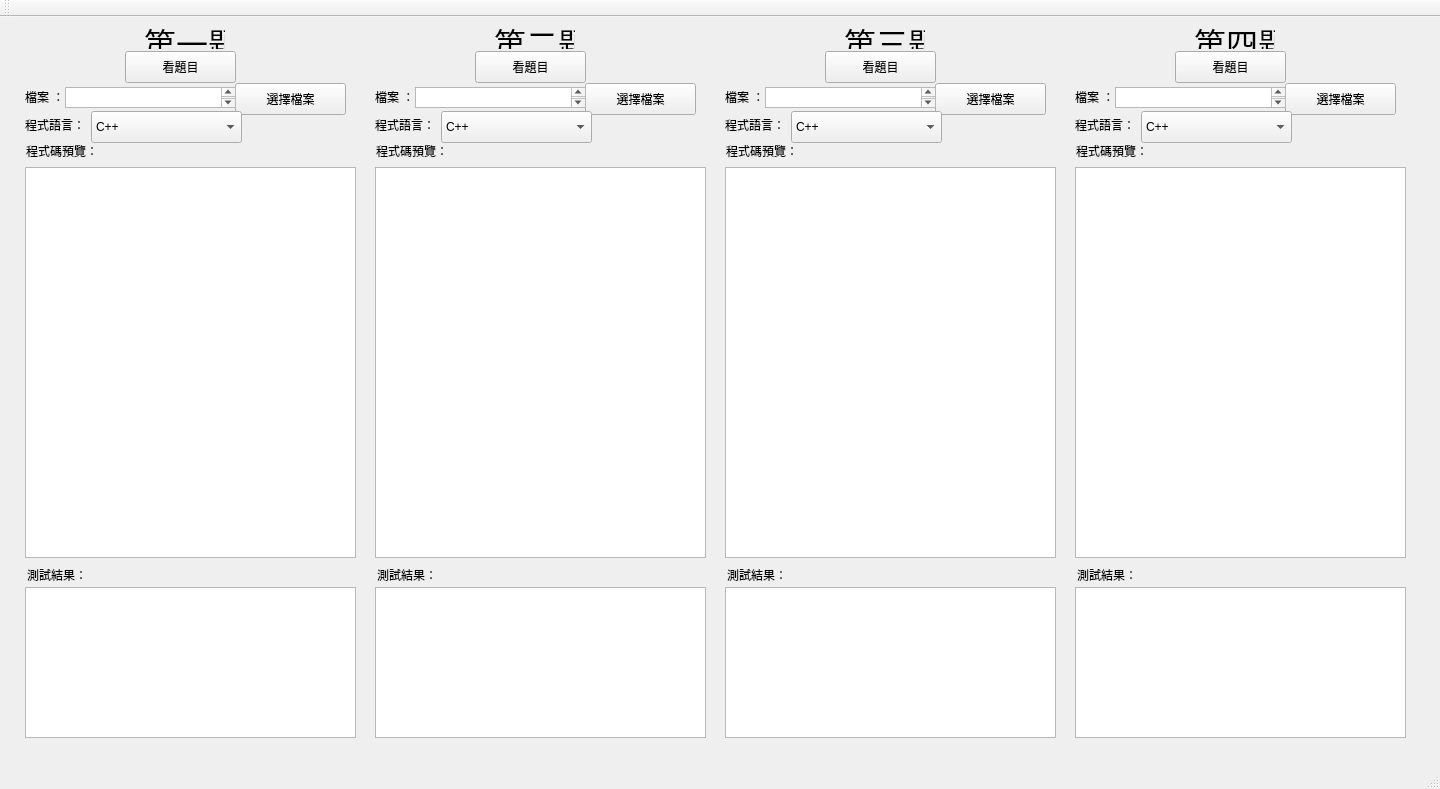
<?xml version="1.0" encoding="UTF-8"?>
<ui version="4.0">
 <class>MainWindow</class>
 <widget class="QMainWindow" name="MainWindow">
  <property name="geometry">
   <rect>
    <x>0</x>
    <y>0</y>
    <width>1440</width>
    <height>789</height>
   </rect>
  </property>
  <property name="windowTitle">
   <string>MainWindow</string>
  </property>
  <widget class="QWidget" name="centralwidget">
   <widget class="QPlainTextEdit" name="view_program_1">
    <property name="geometry">
     <rect>
      <x>25</x>
      <y>150</y>
      <width>331</width>
      <height>391</height>
     </rect>
    </property>
    <property name="readOnly">
     <bool>true</bool>
    </property>
   </widget>
   <widget class="QLabel" name="label">
    <property name="geometry">
     <rect>
      <x>26</x>
      <y>126</y>
      <width>91</width>
      <height>16</height>
     </rect>
    </property>
    <property name="text">
     <string>程式碼預覽：</string>
    </property>
   </widget>
   <widget class="QPushButton" name="choose_file_1">
    <property name="geometry">
     <rect>
      <x>235</x>
      <y>66</y>
      <width>111</width>
      <height>32</height>
     </rect>
    </property>
    <property name="text">
     <string>選擇檔案</string>
    </property>
   </widget>
   <widget class="QPlainTextEdit" name="result_1">
    <property name="geometry">
     <rect>
      <x>25</x>
      <y>570</y>
      <width>331</width>
      <height>151</height>
     </rect>
    </property>
    <property name="readOnly">
     <bool>true</bool>
    </property>
   </widget>
   <widget class="QLabel" name="label_2">
    <property name="geometry">
     <rect>
      <x>144</x>
      <y>1</y>
      <width>81</width>
      <height>31</height>
     </rect>
    </property>
    <property name="toolTip">
     <string>&lt;html&gt;&lt;head/&gt;&lt;body&gt;&lt;p&gt;&lt;span style=&quot; font-size:24pt;&quot;&gt;第一題&lt;/span&gt;&lt;/p&gt;&lt;/body&gt;&lt;/html&gt;</string>
    </property>
    <property name="text">
     <string>&lt;html&gt;&lt;head/&gt;&lt;body&gt;&lt;p&gt;&lt;span style=&quot; font-size:24pt;&quot;&gt;第一題&lt;/span&gt;&lt;/p&gt;&lt;/body&gt;&lt;/html&gt;</string>
    </property>
   </widget>
   <widget class="QLabel" name="label_3">
    <property name="geometry">
     <rect>
      <x>27</x>
      <y>550</y>
      <width>81</width>
      <height>16</height>
     </rect>
    </property>
    <property name="text">
     <string>測試結果：</string>
    </property>
   </widget>
   <widget class="QLabel" name="label_4">
    <property name="geometry">
     <rect>
      <x>25</x>
      <y>72</y>
      <width>41</width>
      <height>16</height>
     </rect>
    </property>
    <property name="text">
     <string>檔案 ：</string>
    </property>
   </widget>
   <widget class="QLabel" name="label_5">
    <property name="geometry">
     <rect>
      <x>25</x>
      <y>100</y>
      <width>91</width>
      <height>16</height>
     </rect>
    </property>
    <property name="text">
     <string>程式語言：</string>
    </property>
   </widget>
   <widget class="QComboBox" name="program_lang_1">
    <property name="geometry">
     <rect>
      <x>91</x>
      <y>94</y>
      <width>151</width>
      <height>32</height>
     </rect>
    </property>
    <item>
     <property name="text">
      <string>C++</string>
     </property>
    </item>
   </widget>
   <widget class="QPlainTextEdit" name="file_dir_1">
    <property name="geometry">
     <rect>
      <x>65</x>
      <y>70</y>
      <width>171</width>
      <height>21</height>
     </rect>
    </property>
    <property name="readOnly">
     <bool>true</bool>
    </property>
   </widget>
   <widget class="QPushButton" name="view_problem_1">
    <property name="geometry">
     <rect>
      <x>125</x>
      <y>34</y>
      <width>111</width>
      <height>32</height>
     </rect>
    </property>
    <property name="text">
     <string>看題目</string>
    </property>
   </widget>
   <widget class="QLabel" name="label_6">
    <property name="geometry">
     <rect>
      <x>494</x>
      <y>1</y>
      <width>81</width>
      <height>31</height>
     </rect>
    </property>
    <property name="toolTip">
     <string>&lt;html&gt;&lt;head/&gt;&lt;body&gt;&lt;p&gt;&lt;span style=&quot; font-size:24pt;&quot;&gt;第一題&lt;/span&gt;&lt;/p&gt;&lt;/body&gt;&lt;/html&gt;</string>
    </property>
    <property name="text">
     <string>&lt;html&gt;&lt;head/&gt;&lt;body&gt;&lt;p&gt;&lt;span style=&quot; font-size:24pt;&quot;&gt;第二題&lt;/span&gt;&lt;/p&gt;&lt;/body&gt;&lt;/html&gt;</string>
    </property>
   </widget>
   <widget class="QLabel" name="label_7">
    <property name="geometry">
     <rect>
      <x>375</x>
      <y>100</y>
      <width>91</width>
      <height>16</height>
     </rect>
    </property>
    <property name="text">
     <string>程式語言：</string>
    </property>
   </widget>
   <widget class="QPlainTextEdit" name="result_2">
    <property name="geometry">
     <rect>
      <x>375</x>
      <y>570</y>
      <width>331</width>
      <height>151</height>
     </rect>
    </property>
    <property name="readOnly">
     <bool>true</bool>
    </property>
   </widget>
   <widget class="QLabel" name="label_8">
    <property name="geometry">
     <rect>
      <x>377</x>
      <y>550</y>
      <width>81</width>
      <height>16</height>
     </rect>
    </property>
    <property name="text">
     <string>測試結果：</string>
    </property>
   </widget>
   <widget class="QLabel" name="label_9">
    <property name="geometry">
     <rect>
      <x>376</x>
      <y>126</y>
      <width>91</width>
      <height>16</height>
     </rect>
    </property>
    <property name="text">
     <string>程式碼預覽：</string>
    </property>
   </widget>
   <widget class="QPlainTextEdit" name="view_program_2">
    <property name="geometry">
     <rect>
      <x>375</x>
      <y>150</y>
      <width>331</width>
      <height>391</height>
     </rect>
    </property>
    <property name="readOnly">
     <bool>true</bool>
    </property>
   </widget>
   <widget class="QPushButton" name="choose_file_2">
    <property name="geometry">
     <rect>
      <x>585</x>
      <y>66</y>
      <width>111</width>
      <height>32</height>
     </rect>
    </property>
    <property name="text">
     <string>選擇檔案</string>
    </property>
   </widget>
   <widget class="QComboBox" name="program_lang_2">
    <property name="geometry">
     <rect>
      <x>441</x>
      <y>94</y>
      <width>151</width>
      <height>32</height>
     </rect>
    </property>
    <item>
     <property name="text">
      <string>C++</string>
     </property>
    </item>
   </widget>
   <widget class="QPushButton" name="view_problem_2">
    <property name="geometry">
     <rect>
      <x>475</x>
      <y>34</y>
      <width>111</width>
      <height>32</height>
     </rect>
    </property>
    <property name="text">
     <string>看題目</string>
    </property>
   </widget>
   <widget class="QLabel" name="label_10">
    <property name="geometry">
     <rect>
      <x>375</x>
      <y>72</y>
      <width>41</width>
      <height>16</height>
     </rect>
    </property>
    <property name="text">
     <string>檔案 ：</string>
    </property>
   </widget>
   <widget class="QPlainTextEdit" name="file_dir_2">
    <property name="geometry">
     <rect>
      <x>415</x>
      <y>70</y>
      <width>171</width>
      <height>21</height>
     </rect>
    </property>
    <property name="readOnly">
     <bool>true</bool>
    </property>
   </widget>
   <widget class="QLabel" name="label_11">
    <property name="geometry">
     <rect>
      <x>844</x>
      <y>1</y>
      <width>81</width>
      <height>31</height>
     </rect>
    </property>
    <property name="toolTip">
     <string>&lt;html&gt;&lt;head/&gt;&lt;body&gt;&lt;p&gt;&lt;span style=&quot; font-size:24pt;&quot;&gt;第一題&lt;/span&gt;&lt;/p&gt;&lt;/body&gt;&lt;/html&gt;</string>
    </property>
    <property name="text">
     <string>&lt;html&gt;&lt;head/&gt;&lt;body&gt;&lt;p&gt;&lt;span style=&quot; font-size:24pt;&quot;&gt;第三題&lt;/span&gt;&lt;/p&gt;&lt;/body&gt;&lt;/html&gt;</string>
    </property>
   </widget>
   <widget class="QLabel" name="label_12">
    <property name="geometry">
     <rect>
      <x>725</x>
      <y>100</y>
      <width>91</width>
      <height>16</height>
     </rect>
    </property>
    <property name="text">
     <string>程式語言：</string>
    </property>
   </widget>
   <widget class="QPlainTextEdit" name="result_3">
    <property name="geometry">
     <rect>
      <x>725</x>
      <y>570</y>
      <width>331</width>
      <height>151</height>
     </rect>
    </property>
    <property name="readOnly">
     <bool>true</bool>
    </property>
   </widget>
   <widget class="QLabel" name="label_13">
    <property name="geometry">
     <rect>
      <x>727</x>
      <y>550</y>
      <width>81</width>
      <height>16</height>
     </rect>
    </property>
    <property name="text">
     <string>測試結果：</string>
    </property>
   </widget>
   <widget class="QLabel" name="label_14">
    <property name="geometry">
     <rect>
      <x>726</x>
      <y>126</y>
      <width>91</width>
      <height>16</height>
     </rect>
    </property>
    <property name="text">
     <string>程式碼預覽：</string>
    </property>
   </widget>
   <widget class="QPlainTextEdit" name="view_program_3">
    <property name="geometry">
     <rect>
      <x>725</x>
      <y>150</y>
      <width>331</width>
      <height>391</height>
     </rect>
    </property>
    <property name="readOnly">
     <bool>true</bool>
    </property>
   </widget>
   <widget class="QPushButton" name="choose_file_3">
    <property name="geometry">
     <rect>
      <x>935</x>
      <y>66</y>
      <width>111</width>
      <height>32</height>
     </rect>
    </property>
    <property name="text">
     <string>選擇檔案</string>
    </property>
   </widget>
   <widget class="QComboBox" name="program_lang_3">
    <property name="geometry">
     <rect>
      <x>791</x>
      <y>94</y>
      <width>151</width>
      <height>32</height>
     </rect>
    </property>
    <item>
     <property name="text">
      <string>C++</string>
     </property>
    </item>
   </widget>
   <widget class="QPushButton" name="view_problem_3">
    <property name="geometry">
     <rect>
      <x>825</x>
      <y>34</y>
      <width>111</width>
      <height>32</height>
     </rect>
    </property>
    <property name="text">
     <string>看題目</string>
    </property>
   </widget>
   <widget class="QLabel" name="label_15">
    <property name="geometry">
     <rect>
      <x>725</x>
      <y>72</y>
      <width>41</width>
      <height>16</height>
     </rect>
    </property>
    <property name="text">
     <string>檔案 ：</string>
    </property>
   </widget>
   <widget class="QPlainTextEdit" name="file_dir_3">
    <property name="geometry">
     <rect>
      <x>765</x>
      <y>70</y>
      <width>171</width>
      <height>21</height>
     </rect>
    </property>
    <property name="readOnly">
     <bool>true</bool>
    </property>
   </widget>
   <widget class="QLabel" name="label_16">
    <property name="geometry">
     <rect>
      <x>1194</x>
      <y>1</y>
      <width>81</width>
      <height>31</height>
     </rect>
    </property>
    <property name="toolTip">
     <string>&lt;html&gt;&lt;head/&gt;&lt;body&gt;&lt;p&gt;&lt;span style=&quot; font-size:24pt;&quot;&gt;第一題&lt;/span&gt;&lt;/p&gt;&lt;/body&gt;&lt;/html&gt;</string>
    </property>
    <property name="text">
     <string>&lt;html&gt;&lt;head/&gt;&lt;body&gt;&lt;p&gt;&lt;span style=&quot; font-size:24pt;&quot;&gt;第四題&lt;/span&gt;&lt;/p&gt;&lt;/body&gt;&lt;/html&gt;</string>
    </property>
   </widget>
   <widget class="QLabel" name="label_17">
    <property name="geometry">
     <rect>
      <x>1075</x>
      <y>100</y>
      <width>91</width>
      <height>16</height>
     </rect>
    </property>
    <property name="text">
     <string>程式語言：</string>
    </property>
   </widget>
   <widget class="QPlainTextEdit" name="result_4">
    <property name="geometry">
     <rect>
      <x>1075</x>
      <y>570</y>
      <width>331</width>
      <height>151</height>
     </rect>
    </property>
    <property name="readOnly">
     <bool>true</bool>
    </property>
   </widget>
   <widget class="QLabel" name="label_18">
    <property name="geometry">
     <rect>
      <x>1077</x>
      <y>550</y>
      <width>81</width>
      <height>16</height>
     </rect>
    </property>
    <property name="text">
     <string>測試結果：</string>
    </property>
   </widget>
   <widget class="QLabel" name="label_19">
    <property name="geometry">
     <rect>
      <x>1076</x>
      <y>126</y>
      <width>91</width>
      <height>16</height>
     </rect>
    </property>
    <property name="text">
     <string>程式碼預覽：</string>
    </property>
   </widget>
   <widget class="QPlainTextEdit" name="view_program_4">
    <property name="geometry">
     <rect>
      <x>1075</x>
      <y>150</y>
      <width>331</width>
      <height>391</height>
     </rect>
    </property>
    <property name="readOnly">
     <bool>true</bool>
    </property>
   </widget>
   <widget class="QPushButton" name="choose_file_4">
    <property name="geometry">
     <rect>
      <x>1285</x>
      <y>66</y>
      <width>111</width>
      <height>32</height>
     </rect>
    </property>
    <property name="text">
     <string>選擇檔案</string>
    </property>
   </widget>
   <widget class="QComboBox" name="program_lang_4">
    <property name="geometry">
     <rect>
      <x>1141</x>
      <y>94</y>
      <width>151</width>
      <height>32</height>
     </rect>
    </property>
    <item>
     <property name="text">
      <string>C++</string>
     </property>
    </item>
   </widget>
   <widget class="QPushButton" name="view_problem_4">
    <property name="geometry">
     <rect>
      <x>1175</x>
      <y>34</y>
      <width>111</width>
      <height>32</height>
     </rect>
    </property>
    <property name="text">
     <string>看題目</string>
    </property>
   </widget>
   <widget class="QLabel" name="label_20">
    <property name="geometry">
     <rect>
      <x>1075</x>
      <y>72</y>
      <width>41</width>
      <height>16</height>
     </rect>
    </property>
    <property name="text">
     <string>檔案 ：</string>
    </property>
   </widget>
   <widget class="QPlainTextEdit" name="file_dir_4">
    <property name="geometry">
     <rect>
      <x>1115</x>
      <y>70</y>
      <width>171</width>
      <height>21</height>
     </rect>
    </property>
    <property name="readOnly">
     <bool>true</bool>
    </property>
   </widget>
  </widget>
  <widget class="QMenuBar" name="menubar">
   <property name="geometry">
    <rect>
     <x>0</x>
     <y>0</y>
     <width>1440</width>
     <height>22</height>
    </rect>
   </property>
  </widget>
  <widget class="QStatusBar" name="statusbar"/>
  <widget class="QToolBar" name="toolBar">
   <property name="baseSize">
    <size>
     <width>0</width>
     <height>0</height>
    </size>
   </property>
   <property name="windowTitle">
    <string>toolBar</string>
   </property>
   <property name="autoFillBackground">
    <bool>false</bool>
   </property>
   <attribute name="toolBarArea">
    <enum>TopToolBarArea</enum>
   </attribute>
   <attribute name="toolBarBreak">
    <bool>false</bool>
   </attribute>
  </widget>
 </widget>
 <resources/>
 <connections/>
</ui>
